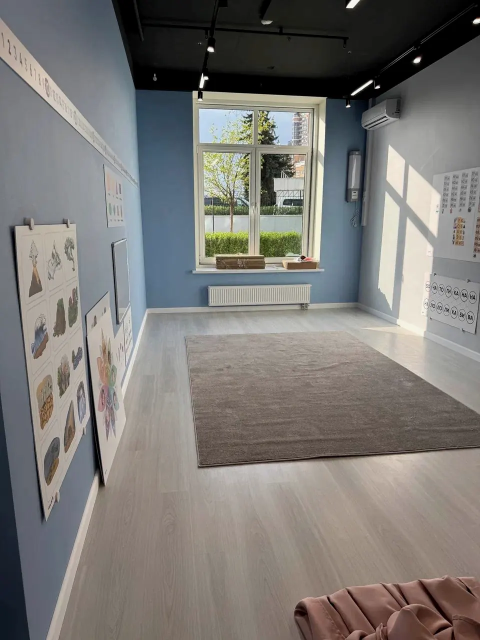
#> input picture assets/img/pf/detsky-centr-01-1280.webp, 960 x 1280 px, given in place of photo_2025-09-03_14-50-56.jpg, which was not available (shown at 1/2 size)
$ python media.py
#> lines starting #> are read from the running program, lines starting #| are printed output that depends on the picture
#!/usr/bin/env python3
"""Фото для лендинга СК Деревянко: только реальные объекты с sk-derevyanko.ru.

Исходники лежат в orig/uploads (скачаны из wp-content/uploads, в git не попадают).
На выходе — AVIF и WebP в двух ширинах + meta.json с пропорциями.
Обработка сдержанная: чуть ниже насыщенность, немного плотнее тени — под тёмную вёрстку.

  python3 src/media.py
"""
import json, pathlib
from PIL import Image, ImageEnhance, ImageOps

ROOT = pathlib.Path(__file__).resolve().parent.parent
U = ROOT / "orig/uploads/2025/09"
OUT = ROOT / "assets/img"

PHOTOS = {
    # ЖК Прайм парк
    "prime-spalnya": "photo_2025-09-03_14-50-56.jpg",
    "prime-vannaya": "photo_2025-09-03_14-50-52.jpg",
    "prime-zerkalo": "photo_2025-09-03_14-50-54-2.jpg",
    "prime-dush": "photo_2025-09-03_14-50-55-2.jpg",
    "prime-shkaf": "photo_2025-09-03_14-50-52-2.jpg",
    # ЖК Скай Хаус
    "sky-gostinaya": "photo_2025-09-03_14-43-57.jpg",
    "sky-kuhnya": "photo_2025-09-03_14-43-51-3.jpg",
    "sky-sanuzel": "photo_2025-09-03_14-43-54.jpg",
    "sky-kollektor": "photo_2025-09-03_14-43-55-2.jpg",
    # Шелепиха
    "shel-gostinaya": "photo_2025-05-22_13-6.jpg",
    "shel-stolovaya": "photo_2025-05-22_13-5.jpg",
    "shel-koridor": "photo_2025-05-22_13-7.jpg",
    "shel-spalnya": "photo_2025-05-22_13-2.jpg",
    "shel-spalnya-2": "photo_2025-05-22_13-3.jpg",
    # ЖК Энитео
    "eni-vannaya": "photo_2025-09-03_14-47-32.jpg",
    "eni-koridor": "pf3544356hoto_2025-09-03_14-.jpg",
    "eni-pol": "photo_2025-09-03_14-47-30-2.jpg",
    "eni-komnata": "photo_2025-09-03_14-47-33.jpg",
    # Большая Очаковская 2
    "ochak-tv": "photo_2025-07-30_21-1-1.jpg",
    "ochak-stolovaya": "666photo_2025-07-30_21-.jpg.webp",
    # Детский центр
    "detsky-karta": "852photo_2025-09-03_14-.jpg",
    "detsky-holl": "987photo_2025-09-03_14-.jpg",
    # Новокузнецкая
    "novok-komnata": "pidinahoito_2025-09-03_14-.jpg.webp",
    "novok-vannaya": "1.jpg-1.webp",
}


def grade(im):
    im = ImageOps.exif_transpose(im).convert("RGB")
#> im is the input picture: PIL image 960x1280 RGB; mean R, G, B 123.9, 121.1, 117.7
    im = ImageEnhance.Color(im).enhance(0.86)
    im = ImageEnhance.Contrast(im).enhance(1.06)
    return ImageEnhance.Brightness(im).enhance(0.96)


def save(im, name, widths=(640, 1280)):
#> called with name = 'prime-spalnya', widths = (640, 1280)
    for w in widths:
        k = im.copy()
        if k.width > w:
            k = k.resize((w, round(k.height * w / k.width)), Image.LANCZOS)
        k.save(OUT / f"{name}-{w}.webp", "WEBP", quality=78, method=6)
        k.save(OUT / f"{name}-{w}.avif", "AVIF", quality=58)
#> this loop made 1 pass
#> pass 1, in save, `k = k.resize((w, round(k.height * w / k.width)), Image.LANCZOS)`:
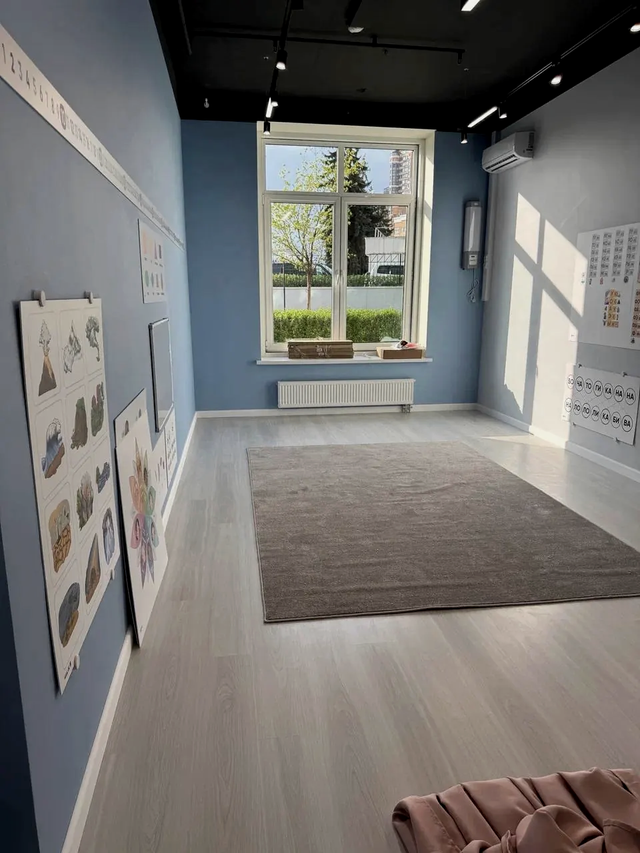
#> k: PIL image 640x853 RGB; mean R, G, B 117.7, 115.3, 112.2


def main():
    OUT.mkdir(parents=True, exist_ok=True)
    meta = {}
    for name, src in PHOTOS.items():
        im = grade(Image.open(U / src))
        meta[name] = {"w": im.width, "h": im.height}
        save(im, name)
    # основатель: вырезка на прозрачном фоне с белым ореолом — кладём на светлую плашку
    f = Image.open(U / "photo_2.png.webp").convert("RGBA")
    bg = Image.new("RGBA", f.size, (237, 235, 230, 255))
    bg.alpha_composite(f)
    f = ImageEnhance.Color(bg.convert("RGB")).enhance(0.9)
    meta["osnovatel"] = {"w": f.width, "h": f.height}
    save(f, "osnovatel", (480,))
    # портфолио целиком: все фото объектов с sk-derevyanko.ru (дубли и кропы убраны заранее — src/portfolio.json)
    slugs = {"ЖК Прайм парк": "prime-park", "ЖК Скай Хаус": "sky-house", "ЖК Энитео": "eniteo", "Шелепиха": "shelepiha",
             "Большая Очаковская 2": "ochakovskaya", "Детский центр": "detsky-centr", "Новокузнецкая": "novokuznetskaya"}
    pf = {}
    (OUT / "pf").mkdir(exist_ok=True)
    for title, files in json.loads((ROOT / "src/portfolio.json").read_text()).items():
        slug = slugs[title]
        pf[slug] = []
        for i, rel in enumerate(files, 1):
            im = grade(Image.open(ROOT / "orig/uploads" / rel))
            name = f"pf/{slug}-{i:02d}"
            save(im, name)
            pf[slug].append({"n": name, "w": im.width, "h": im.height})
    (OUT / "pf.json").write_text(json.dumps(pf, ensure_ascii=False, indent=1))
    # превью для соцсетей
    og = grade(Image.open(U / PHOTOS["prime-spalnya"]))
    og = ImageOps.fit(og, (1200, 630), Image.LANCZOS)
    og.save(OUT / "og.jpg", "JPEG", quality=82, optimize=True)
    (OUT / "meta.json").write_text(json.dumps(meta, ensure_ascii=False, indent=1))
    print("фото:", len(meta))


if __name__ == "__main__":
#> (the run stopped early here; a loop or call above may not have finished)

$ run again, on assets/img/pf/detsky-centr-04-1280.webp
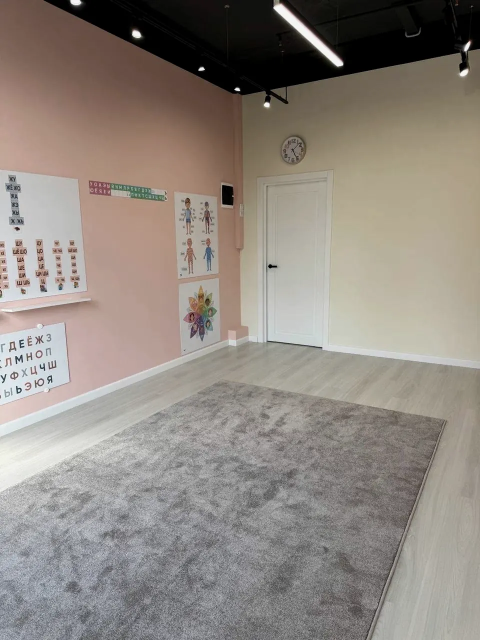
#> input picture assets/img/pf/detsky-centr-04-1280.webp, 960 x 1280 px, given in place of photo_2025-09-03_14-50-56.jpg, which was not available (shown at 1/2 size)
#> in grade, im is the input picture: PIL image 960x1280 RGB; mean R, G, B 143.7, 135.9, 128.5
#> the loop in save, `for w in widths:` made 1 pass
#> pass 1, in save, `k = k.resize((w, round(k.height * w / k.width)), Image.LANCZOS)`:
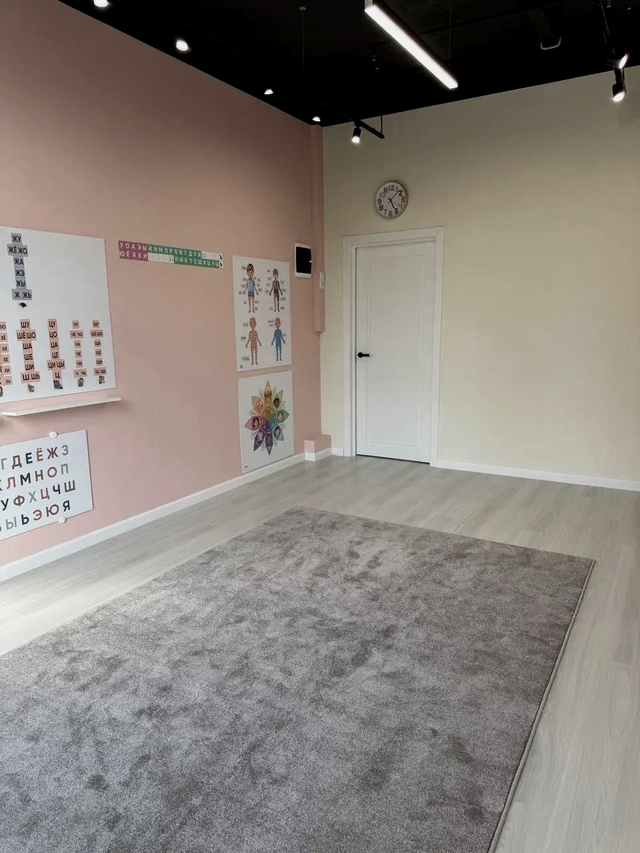
#> k: PIL image 640x853 RGB; mean R, G, B 136.5, 129.7, 123.2
